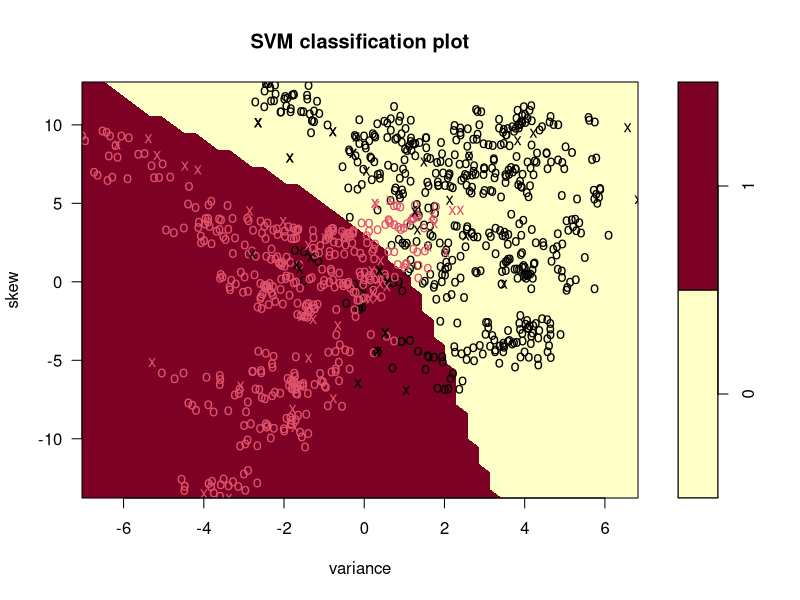
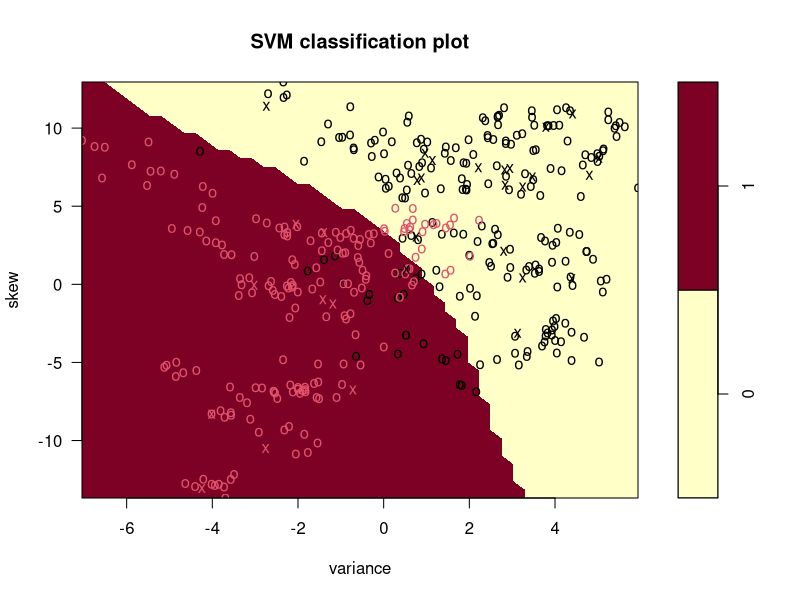

These charts were generated, in order, by the following R code:
setwd(dir = "Dokumente/4._Semester/Oberseminar_Data_Mining/")
#1. load Packages
library(caret) # Classification And REgression Training-package
library(e1071) # Support Vector Machines The Interface to libsvm in package e1071
#2. Read the data:
bn <- read.csv("banknote-authentication.csv")

#3. Convert the outcome variable class to a factor:
bn$class <- factor(bn$class)

#4. Partition the data:
set.seed(1000)
t.idx <- createDataPartition(bn$class, p=0.7, list=FALSE)

#5. Build the model:
mod <- svm(class ~ ., data = bn[t.idx,])
#5.B assigning weights to the classes
#mod <- svm(class ~ ., data = bn[t.idx,], class.weights=c("0"=0.3, "1"=0.7 ))

#6. Check model performance on training data by generating an
# error/classification-confusion matrix:
table(bn[t.idx,"class"], fitted(mod), dnn = c("Actual", "Predicted"))

#7. Check model performance on the validation partition:
pred <- predict(mod, bn[-t.idx,])
table(bn[-t.idx, "class"], pred, dnn = c("Actual", "Predicted"))

#8. Plot the model on the training partition. Our data has more than two predictors, but
#we can only show two in the plot. We have selected skew and variance:
plot(mod, data=bn[t.idx,], skew ~ variance)

#9. Plot the model on the validation partition. Our data has more than two predictors,
#but we can only show two in the plot. We have selected skew and variance:
plot(mod, data=bn[-t.idx,], skew ~ variance)